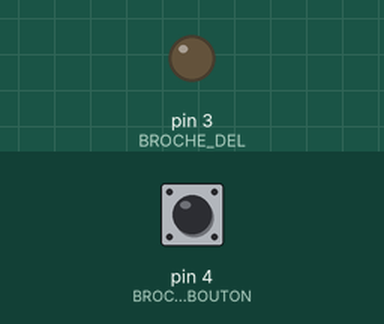
Recording of a program running on a simulated Arduino Uno, built with avr-gcc and run on an emulated ATmega328P. Parts: output pins drawn as LEDs (lit = HIGH). Dashed ring = blinking. The inputs (shaded band) are chosen by the test bench; at power-on: pin 4 (BROCHE_BOUTON) LOW.

Above: at 1.2 s.
1.3 s: pin 4 (BROCHE_BOUTON) pulsed HIGH 5 times (0.12 s each, 0.3 s apart)
At 1.62 s:
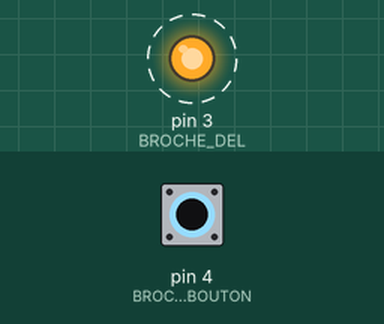
At 3.7 s:
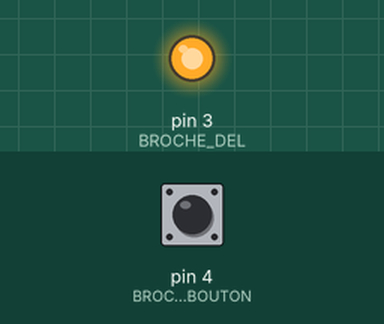
Timing chart, 0 to 5.2 s (numbered marks = the images above; inputs shaded):
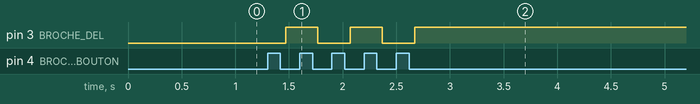

The program:

main.cpp
```cpp
#include <Arduino.h>
/*
    Fichier:  bouton-permutation.ino
    Auteur:   Alain Boudreault
    Date:     2021.09.17
    --------------------------------------------------------------------------
    Description: Exemple d'un projet qui tient compte de l'état précédent
                 du bouton momentané.

                 L'application allume la DEL à la première utilisation
                 du bouton puis l'éteint à la suivante ...

    --------------------------------------------------------------------------
    M-A-J:    2022.09.12 - Ajout de code pour le relâchement du bouton.
                           Gestion du bruit du bouton
    --------------------------------------------------------------------------
*/

// -----------------------------
// Les Macros
#define ON              HIGH
#define OFF             LOW
#define BROCHE_BOUTON   4
#define BROCHE_DEL      3
#define OUI             true
#define NON             false

// -----------------------------
// Les variables globales
bool etatDuBoutonAChange  = NON;
bool etatDeLaDEL          = OFF;         // État courant de la DEL (ON/OFF)


// -----------------------------
void setup()
{
  pinMode(BROCHE_BOUTON, INPUT);
  pinMode(BROCHE_DEL, OUTPUT);
}

// -----------------------------
void loop()
{
  if (digitalRead(BROCHE_BOUTON))       // Lire le bouton
  {
    if (etatDuBoutonAChange == OUI)     // Si l'état du bouton a changé alors
    {
      etatDuBoutonAChange = NON;        // Réinitialiser l'état du bouton
      etatDeLaDEL = !etatDeLaDEL;       // Inverser l'état de la DEL (ON/OFF)
    }
    while(digitalRead(BROCHE_BOUTON));  // Attendre le relâchement du bouton
    delay(50);                          // Éliminer le bruit du bouton.

  }
  else etatDuBoutonAChange = OUI;       // Sinon, indiquer que l'état du bouton a changé

  // Allumer ou éteindre la DEL
  digitalWrite(BROCHE_DEL, etatDeLaDEL);

} // loop()
```

Measured:
- after the input at 1.3 s, pin 3 (BROCHE_DEL): alternates HIGH for 0.30 s and LOW for 0.30 s, 5 changes in all, then stays HIGH, starting after 0.17 s
